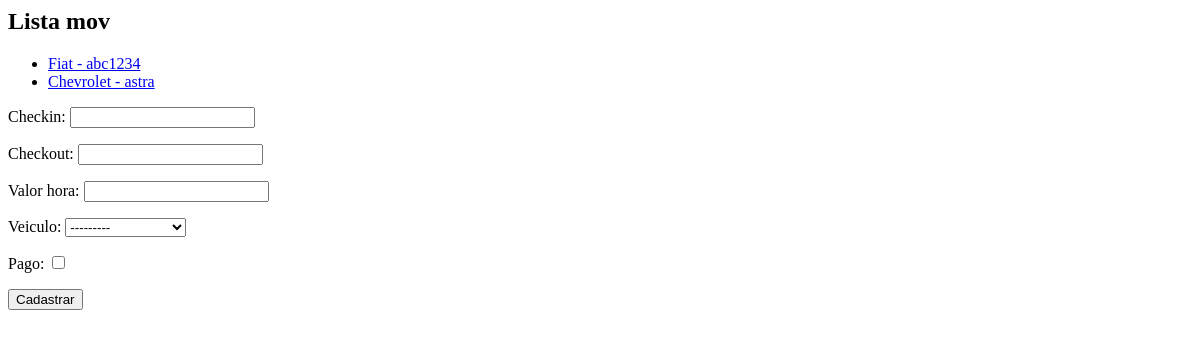
/core/movrot, run on an earlier commit of the app's database.
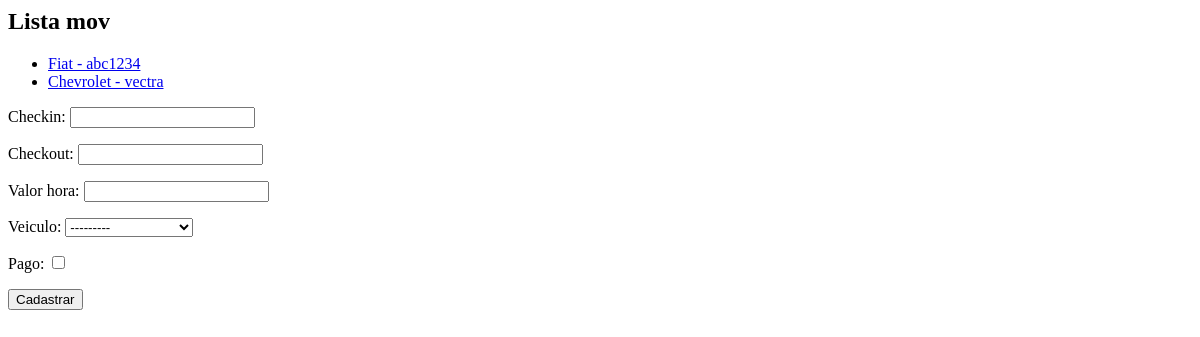
And on a later commit of the database.
### core/models.py (models this page shows, shortened)
class MovRotativo(models.Model):
    checkin = models.DateTimeField(auto_now=False)
    checkout = models.DateTimeField(auto_now=False, null=True, blank=True)
    valor_hora = models.DecimalField(max_digits=5, decimal_places=2)
    veiculo = models.ForeignKey(Veiculo,on_delete=models.CASCADE)
    pago = models.BooleanField(default=False)

class Veiculo(models.Model):
    marca = models.ForeignKey(Marca, on_delete=models.CASCADE)
    placa = models.CharField(max_length=7)
    proprietario = models.ForeignKey(Pessoa, on_delete=models.CASCADE)
    cor = models.CharField(max_length=15)
    observacoes = models.TextField()
    def __str__(self):
        return self.marca.nome + ' - '+ self.placa

class Marca(models.Model):
    nome = models.CharField(max_length=50)

### core/views.py (the view)
# urls.py: path('movrot', lista_movrotativo, name = 'lista_movrot'),
def lista_movrotativo(request):
    movrot = MovRotativo.objects.all()
    form = MovRotativoForm()
    data = {
        'movrot': movrot,
        'form': form
    }
    return render(request,'core/lista_movrot.html',data)

### core/forms.py
class MovRotativoForm(ModelForm):
    class Meta:
        model = MovRotativo
        fields = '__all__'

### core/templates/core/lista_movrot.html (shortened to what this page needs)
<h2> Lista mov</h2>
<ul>
{% for movrot in movrot %}
    <li>
        <a href="{% url 'movrot_update' movrot.id %}">{{ movrot.veiculo }}</a>
    </li>
    {% endfor %}
</ul>
<form action="{% url 'movrot_create' %}" method="POST">
    {{ form.as_p }}
    <button type="submit">Cadastrar</button>
</form>

What changed in the data, as far as the page shows it:
changed through a linked row, MovRotativo: veiculo "Chevrolet - astra" → "Chevrolet - vectra"
